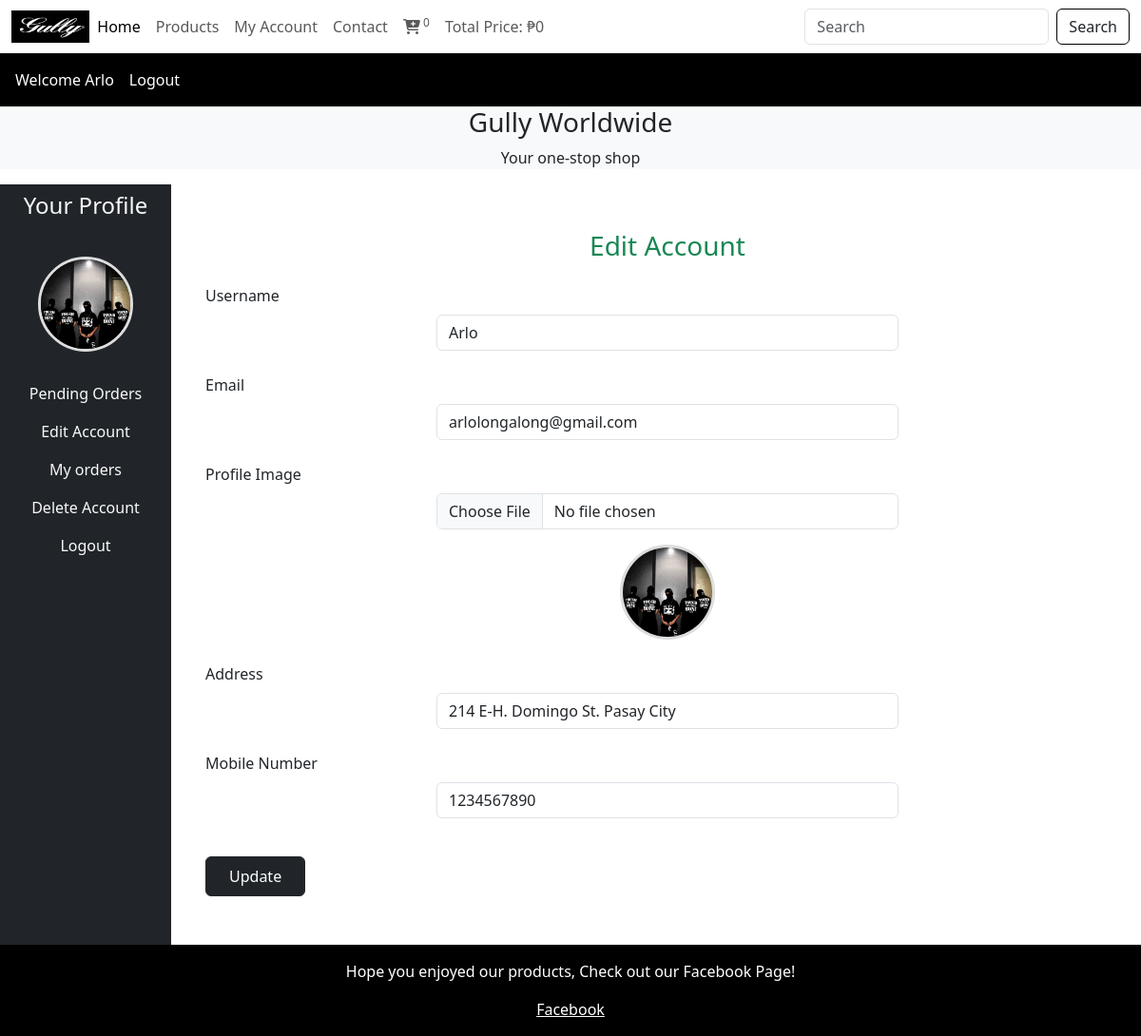
Page /users_area/profile.php?edit_account (signed in) on the committed database.
### tables this page shows
CREATE TABLE `user_table` (
  `user_id` int(11) NOT NULL,
  `username` varchar(100) NOT NULL,
  `user_email` varchar(100) NOT NULL,
  `user_password` varchar(255) NOT NULL,
  `user_image` varchar(255) NOT NULL,
  `user_ip` varchar(100) NOT NULL,
  `user_address` varchar(255) NOT NULL,
  `user_mobile` varchar(20) NOT NULL,
  `user_contact` varchar(20) NOT NULL
);

### users_area/edit_account.php (the view, shortened to what this page needs)
<?php
if(isset($_GET['edit_account'])) {
  include('../includes/connect.php');
  $user_session_name = $_SESSION['username'];
  $select_query = "SELECT * FROM `user_table` WHERE username='$user_session_name'";
  $result_query = mysqli_query($con, $select_query);
  $row_fetch = mysqli_fetch_array($result_query);
  $user_username = $row_fetch['username'];
  $user_email = $row_fetch['user_email'];
  $user_image = $row_fetch['user_image'];
  $user_address = $row_fetch['user_address'];
  $user_contact = $row_fetch['user_contact'];
}
?>
<!DOCTYPE html>
<html lang="en">
<head>
  <link href="https://cdn.jsdelivr.net/npm/bootstrap@5.3.7/dist/css/bootstrap.min.css" rel="stylesheet">
</head>
<body>
  <div class="container mt-5">
    <h3 class="text-center text-success mb-4">
      Edit Account
    </h3>
  <form action="" method="post" enctype="multipart/form-data" class="text-center">
    <div class="form-outline mb-4">
      <label for="user_username" class="form-label">Username</label>
      <input type="text" class="form-control w-50 m-auto" value="<?php echo $user_username?>"
      id="user_username" name="user_username" placeholder="Enter your username">
    </div>
    <div class="form-outline mb-4">
      <label for="user_email" class="form-label">Email</label>
      <input type="email" class="form-control w-50 m-auto" value="<?php echo $user_email?>"
      id="user_email" name="user_email" placeholder="Enter your email">
    </div>
    <div class="form-outline mb-4">
      <label for="user_image" class="form-label">Profile Image</label>
      <input type="file" class="form-control w-50 m-auto"
      id="user_image" name="user_image" accept="image/*">
      <img src="./user_images/<?php echo $user_image?>" alt="" class="profile_img mt-3 mb-1">
    </div>
    <div class="form-outline mb-4">
      <label for="user_address" class="form-label">Address</label>
      <input type="text" class="form-control w-50 m-auto" value="<?php echo $user_address?>"
      id="user_address" name="user_address" placeholder="Enter your address">
    </div>
    <div class="form-outline mb-4">
      <label for="user_contact" class="form-label">Mobile Number</label>
      <input type="text" class="form-control w-50 m-auto" value="<?php echo $user_contact?>"
      id="user_contact" name="user_contact" placeholder="Enter your mobile number">
    </div>
    <input type="submit" value="Update" class="btn btn-dark py-2 px-4 my-3"
      name="user_update">
  </form>
  </div>
</body>
</html>

### users_area/profile.php (shortened to what this page needs)
<?php
include('../includes/connect.php');
include('../functions/common_function.php');
?>
<!DOCTYPE html>
<html lang="en">
<head>
      <link href="https://cdn.jsdelivr.net/npm/bootstrap@5.3.7/dist/css/bootstrap.min.css" rel="stylesheet">
  <link rel="stylesheet" href="https://cdnjs.cloudflare.com/ajax/libs/font-awesome/6.7.2/css/all.min.css" />
  <link rel="stylesheet" href="../styles.css">
</head>
<body>
  <div class="container-fluid p-0">
    <nav class="navbar navbar-expand-lg bg-gray">
  <div class="container-fluid">
    <img src="../images/gully-logo.png" alt="" class="logo">
    <div class="collapse navbar-collapse" id="navbarSupportedContent">
      <ul class="navbar-nav me-auto mb-2 mb-lg-0">
        <li class="nav-item">
          <a class="nav-link active" aria-current="page" href="../index.php">Home</a>
        </li>
        <li class="nav-item">
          <a class="nav-link" href="../display_all.php">Products</a>
        </li>
                <li class="nav-item">
          <a class="nav-link" href="profile.php">My Account</a>
        </li>
                <li class="nav-item">
          <a class="nav-link" href="#">Contact</a>
        </li>
                <li class="nav-item">
          <a class="nav-link" href="../cart.php"><i class="fa-solid fa-cart-plus"></i><sup>
?></sup></a>
        </li>
                <li class="nav-item">
          <a class="nav-link" href="#">Total Price: ₱<?php echo total_cart_price(); ?></a>
        </li>
      </ul>
      <form class="d-flex" action ="../search_products.php " method="get">
        <input class="form-control me-2" type="search" placeholder="Search" aria-label="Search" name="search_data" autocomplete="off">
      <input type="submit" value="Search" class="btn btn-outline-black search-btn" style="border: 1px solid black;" name="search_data_product">
    </div>
  </div>
</nav>
<nav class="navbar navbar-expand-lg ps-2" style="background-color: black;">
  <ul class="navbar-nav me-auto">
<?php
if(!isset($_SESSION['username'])) {
  echo " <li class='nav-item'>
      <a class='nav-link text-white' href='#'>Welcome Guest</a>
    </li>";
} else {
  echo "<li class='nav-item'>
          <a class='nav-link text-white' href='#'>Welcome ".$_SESSION['username']."</a>
        </li>";
}
if(!isset($_SESSION['username'])) {
  echo "<li class='nav-item'>
          <a class='nav-link text-white' href='./users_area/user_login.php'>Login</a>
        </li>";
} else {
  echo "<li class='nav-item'>
          <a class='nav-link text-white' href='./users_area/logout.php'>Logout</a>
        </li>";
}
?>
  </ul>
</nav>
<div class="bg-light">
  <h3 class="text-center">Gully Worldwide</h3>
  <p class="text-center">Your one-stop shop</p>
</div>
  <div class="row">
    <div class="col-md-2">
      <ul class="navbar-nav bg-dark text-center" style="height: 100vh;">
        <li class="nav-item">
          <a class="nav-link text-light" href="#"><h4>Your Profile</h4></a>
        </li>
        <?php
        $username = $_SESSION['username'];
        $user_image_query = "SELECT * FROM `user_table` WHERE username='$username'";
        $result = mysqli_query($con, $user_image_query);
        $row = mysqli_fetch_array($result);
        $user_image = $row['user_image'];
        if(!empty($user_image) && file_exists("./user_images/$user_image")) {
            echo "<li class='nav-item'>
              <img src='./user_images/$user_image' class='profile_img my-4' alt='User Profile'>
            </li>";
        } else {
            echo "<li class='nav-item'>
              <img src='../images/Guly-avatar.jpg' class='profile_img my-4' alt='Default Profile'>
            </li>";
        }
        ?>
                <li class="nav-item">
          <a class="nav-link text-light" href="profile.php">Pending Orders</a>
        </li>
                <li class="nav-item">
          <a class="nav-link text-light" href="profile.php?edit_account">Edit Account</a>
        </li>
                <li class="nav-item">
          <a class="nav-link text-light" href="profile.php?my_orders">My orders</a>
        </li>
                <li class="nav-item">
          <a class="nav-link text-light" href="profile.php?delete_account">Delete Account</a>
        </li>
                <li class="nav-item">
          <a class="nav-link text-light" href="logout.php">Logout</a>
        </li>
      </ul>
    </div>
    <div class="col-md-10">
      <?php get_user_order_details();
      if (isset($_GET['edit_account'])) {
        include('edit_account.php');
      }
      ?>
    </div>
  </div>
<?php include("../includes/footer.php");
?>
</div>
</body>
</html>

### styles.css (style rules this page uses)
* { margin: 0; padding: 0; box-sizing: border-box; }
.logo { width: 7%; height: 7%; }

### users_area/profile.php (style rules this page uses)
.profile_img { width: 80px; height: 80px; border-radius: 50%; object-fit: cover; margin: auto; display: block; border: 3px solid #fff; }

### users_area/edit_account.php (style rules this page uses)
.profile_img { width: 100px; height: 100px; border-radius: 50%; object-fit: cover; border: 3px solid #ddd; }

### rows in the picture
user_table: user_image (picture), user_username "Arlo", user_email "arlolongalong@gmail.com", user_address "214 E-H. Domingo St. Pasay City", user_contact "1234567890"

### other values in the picture
$count_cart_items "0"
total_cart_price() "0"
$_SESSION['username'] "Arlo"
